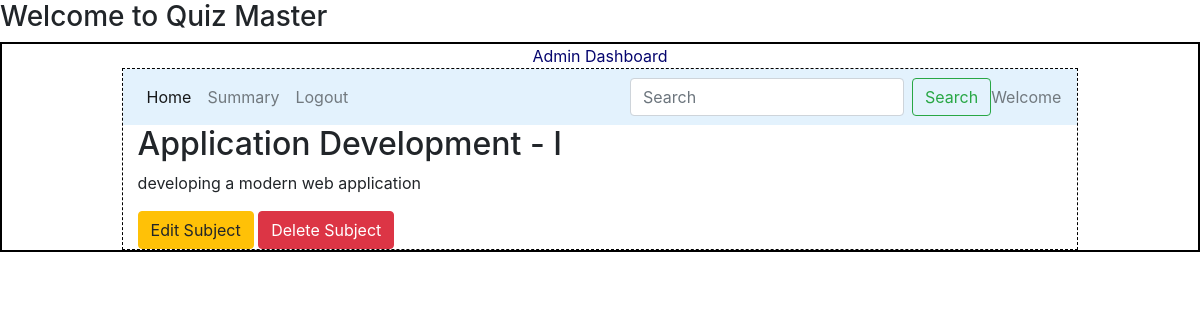
Page /subject_detail/1?name=Application+Development+-+I on the committed database.
### models/model1.py (models this page shows)
class Subject(db.Model):
    __tablename__="subject"
    id=db.Column(db.Integer,primary_key=True)
    name=db.Column(db.String,nullable=False)
    description=db.Column(db.String,nullable=False)
    user_id = db.Column(db.Integer, db.ForeignKey("user_info.id"), nullable=False)
    chapters=db.relationship("Chapter",cascade="all,delete",backref="subject",lazy=True)

### controllers/routes.py (the view)
@app.route('/subject_detail/<int:subject_id>', methods=["GET", "POST"])
def subject_detail(subject_id):
    subject = Subject.query.get_or_404(subject_id)
    return render_template("subject_detail.html", subject=subject)

### templates/subject_detail.html
{% extends "admin_layout.html" %}
{% block content %}
<div class="container">
    <h2>{{ subject.name }}</h2>
    <p>{{ subject.description }}</p>
    <a href="{{ url_for('edit_subject', subject_id=subject.id,name=subject.name) }}" class="btn btn-warning">Edit Subject</a>
    <form action="{{ url_for('delete_subject', subject_id=subject.id,name=subject.name) }}" method="POST" style="display:inline;">
        <button type="submit" class="btn btn-danger" onclick="return confirm('Are you sure you want to delete this subject?');">Delete Subject</button>
    </form>
</div>
{% endblock %}

### static/main.css (style rules this page uses)
* { margin:0px; }

### rows in the picture
Subject: name "Application Development - I", description "developing a modern web application"
